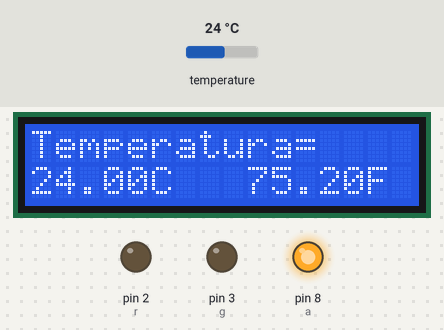
The sketch below on a simulated Arduino Uno, built with avr-gcc and run on an emulated ATmega328P. On the bench: 16×2 character LCD, output pins drawn as LEDs (lit = HIGH). The test bench sets the inputs (shaded band); at power-on: temperature 24 °C.

Above: at 2.2 s.
2.3 s: temperature set to 29.3 °C
At 3.6 s:
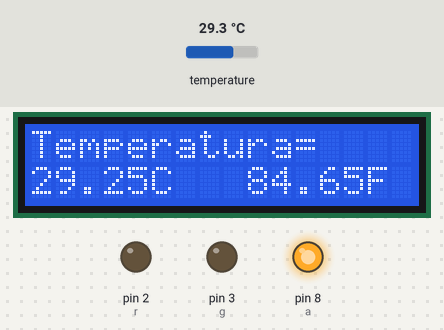
4.3 s: temperature set to 30.7 °C
At 5.9 s:
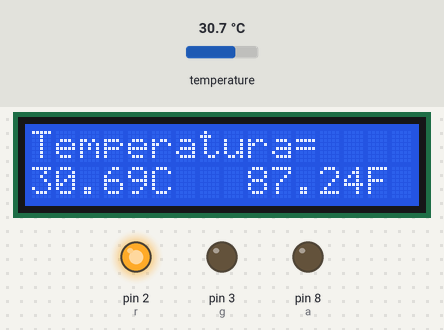
6.2 s: temperature set to 41 °C
At 7.3 s:
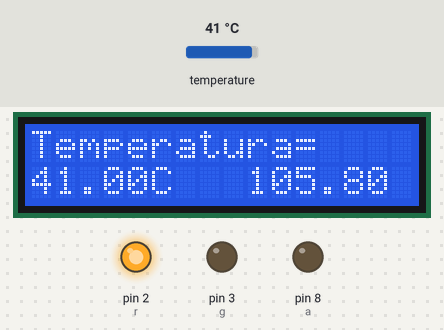
7.9 s: temperature set to 12 °C
At 8.7 s:
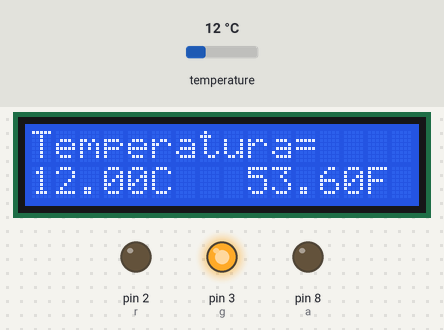
9.8 s: temperature set to 14.4 °C
At 11.0 s:
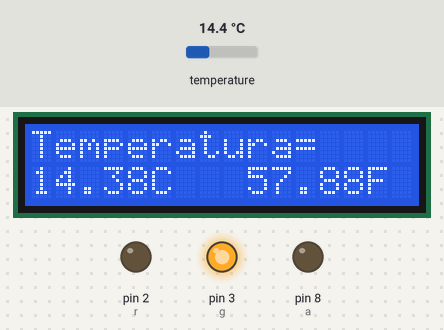
11.6 s: temperature set to 15.5 °C
At 12.4 s:
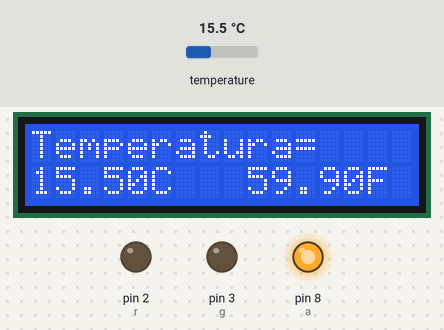
Timing chart, 0 to 14.5 s (numbered marks = the images above; inputs shaded):
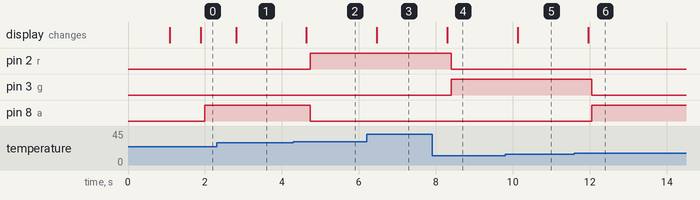

Measured:
- the behaviour switches between 29.9 and 30 °C on temperature (found by bisection; images 1 and 2)
- the behaviour switches between 15 and 15.1 °C on temperature (found by bisection; images 5 and 6)
- after the input at 2.3 s, the display: changes after 0.51 s (image 1)
- after the input at 4.3 s, pin 2 (r): LOW → HIGH after 0.44 s; pin 8 (a): HIGH → LOW after 0.44 s; the display: changes after 0.34 s (image 2)
- after the input at 6.2 s, the display: changes after 0.27 s (image 3)
- after the input at 7.9 s, pin 2 (r): HIGH → LOW after 0.50 s; pin 3 (g): LOW → HIGH after 0.50 s; the display: changes after 0.40 s (image 4)
- after the input at 9.8 s, the display: changes after 0.33 s (image 5)
- after the input at 11.6 s, pin 3 (g): HIGH → LOW after 0.46 s; pin 8 (a): LOW → HIGH after 0.46 s; the display: changes after 0.36 s (image 6)

The sketch:

termometro.ino
```cpp
/*
   Fundacion Kinal
   Centro educativo tecnico laboral Kinal
   Quinto perito
   Quinto electronica
   Codigo Tecnico: EB5AM
   Curso: Taller de electronica digital y reparacion de computadoras I
   Proyecto: termometro
   De: Eliezer Denilson Gaitán Corado
*/

//Librerias a utilizar
#include <Wire.h>
#include <LiquidCrystal_I2C.h>
#include <OneWire.h>
#include <DallasTemperature.h>

//definir pines
#define r 2
#define g 3
#define a 8

//Constructores
OneWire ourWire(6);
DallasTemperature sensor(&ourWire);
LiquidCrystal_I2C lcd_dni(0x27,16,2);

void setup()
{
  pinMode(r,OUTPUT);
  pinMode(g,OUTPUT);
  pinMode(a,OUTPUT);


delay(1000);
lcd_dni.init();
lcd_dni.backlight();   //Inicio la comunicacion serial
sensor.begin();   //Se inicia el sensor
}

void loop() {
sensor.requestTemperatures();   //Lee la temperatura
float temperatura1 = sensor.getTempCByIndex(0); //Nos comunica la temperatura en grados ºC
float temperatura2 = sensor.getTempFByIndex(0); //Nos comunica la temperatura en grados ºF

lcd_dni.setCursor(0,0);
lcd_dni.print("Temperatura= ");
lcd_dni.setCursor(0,1);
lcd_dni.print(temperatura1);
lcd_dni.println("C");
lcd_dni.setCursor(6,1);
lcd_dni.print(" ");
lcd_dni.setCursor(7,1);
lcd_dni.print(" ");
lcd_dni.setCursor(8,1);
lcd_dni.print(" ");
lcd_dni.setCursor(9,1);
lcd_dni.print(temperatura2);
lcd_dni.println("F");
lcd_dni.setCursor(15,1);
lcd_dni.print("  ");
delay(100);

if(temperatura1 >=30){
  digitalWrite(r,HIGH);
  digitalWrite(g,LOW);
  digitalWrite(a,LOW);
}
if(temperatura1 <=15){
  digitalWrite(r,LOW);
  digitalWrite(g,HIGH);
  digitalWrite(a,LOW);
}
if(temperatura1 >15 && temperatura1 <30){
 digitalWrite(r,LOW);
  digitalWrite(g,LOW);
  digitalWrite(a,HIGH);

}
}
```
